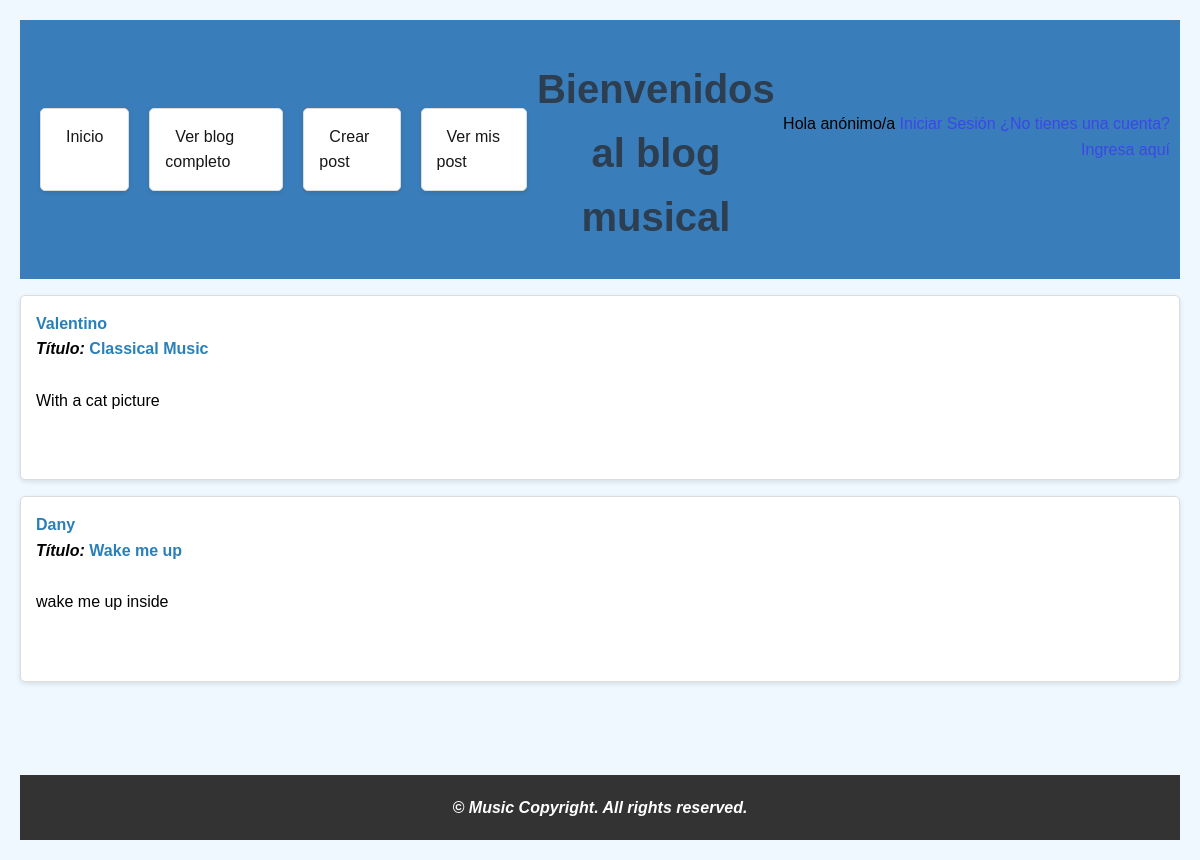
/blog/, run on an earlier commit of the app's database.
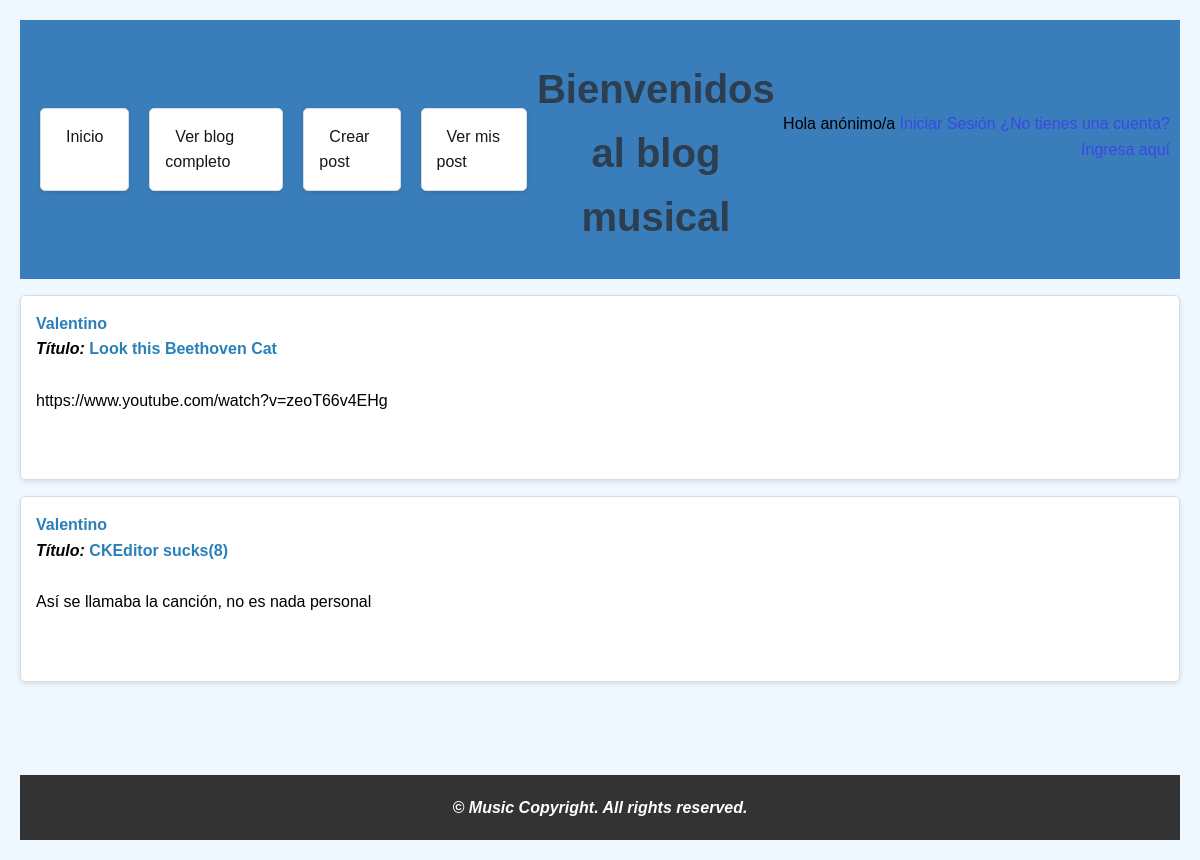
And on a later commit of the database.
### blog/models.py (models this page shows, shortened)
class Blog(models.Model):
    autor = models.ForeignKey(User, on_delete=models.CASCADE)
    titulo = models.CharField(max_length=200)
    texto = RichTextField()

### blog/views.py (the view)
# urls.py: path('blog/', views.VerBlog.as_view(), name='ver_blog'),
class VerBlog(ListView):
    model = Blog
    template_name = 'ver_blog.html'
    def get_queryset(self):
        return Blog.objects.all()

### blog/templates/ver_blog.html (shortened to what this page needs)
{%extends 'base.html'%}
{%block content%}
    {% for blog in object_list %}
    <ul>
        <li>
            <b>{{blog.autor|capfirst}}</b>
            <br><i>Título:</i> <b>{{blog.titulo}}</b>
            <br><br>{{blog.texto|safe}}<br><br><br>
        </li>
    </ul>
    {% endfor %}
{%endblock%}

### blog/templates/base.html (shortened to what this page needs)
<!DOCTYPE html>
<html lang="es">
<head>
    {%load static %}
    <link rel="stylesheet" href="{% static 'blog/styles.css' %}">
</head>
<body>
    <header>
        {% include "navbar.html" %}
        <div class="header-titulo">
            <h1>Bienvenidos al blog musical</h1>
        </div>
        <div class="usuario">
            {% if user.is_authenticated %}
                Hola {{ user.username|capfirst }}<br>
                <a href="{% url 'logout' %}">Cerrar Sesión</a>
            {% else %}
                Hola anónimo/a
                <a href="{% url 'login' %}">Iniciar Sesión</a>
                <a href="{% url 'registro' %}">¿No tienes una cuenta? Ingresa aquí</a>
            {% endif %}
            <br><br>
        </div>
    </header>
    <div class="content">
        {%block content%}{%endblock%}
    </div>
    <br><br><br>
    <footer>
        <i>&copy Music Copyright. All rights reserved.</i>
    </footer>
</body>
</html>

### blog/templates/navbar.html
<nav>
    <ul>
        <li><a href="{%url 'home'%}">Inicio</a></li>
        <li><a href="{%url 'ver_blog'%}">Ver blog completo</a></li>
        <li><a href="{%url 'crear_post'%}">Crear post</a></li>
        <li><a href="{%url 'mis_posts'%}">Ver mis post</a></li>
    </ul>
</nav>

### blog/static/blog/styles.css (style rules this page uses)
header { display: flex; justify-content: space-between; align-items: center; padding: 10px; background-color: rgb(57, 126, 187); }
.header-titulo { flex: 1; text-align: center; }
.usuario { margin-left: auto; text-align: right; }
nav ul { list-style: none; display: flex; justify-content: flex-start; padding: 0; margin: 0; }
nav li { margin: 0 10px; }
nav a { color: #181616; text-decoration: none; padding: 5px 10px; border-radius: 5px; }
body { background-color: #f0f8ff; font-family: Arial, sans-serif; line-height: 1.6; margin: 0; padding: 20px; }
h1 { text-align: center; color: #2c3e50; font-size: 2.5em; margin-bottom: 20px; }
ul { list-style-type: none; padding: 0; }
li { background-color: #ffffff; border: 1px solid #dcdcdc; border-radius: 5px; margin-bottom: 15px; padding: 15px; box-shadow: 0 2px 5px rgba(0, 0, 0, 0.1); }
b { color: #2980b9; }
i { font-weight: bold; }
a { color: #3c47e7; text-decoration: none; transition: color 0.3s; }
footer { text-align: center; padding: 20px; background: #333; color: #ffffff; }

What changed in the data, as far as the page shows it:
removed Blog: autor "Valentino", titulo "Classical Music", texto "With a cat picture"
removed Blog: autor "Dany", titulo "Wake me up", texto "wake me up inside"
added Blog: autor "Valentino", titulo "Look this Beethoven Cat", texto "https://www.youtube.com/watch?v=zeoT66v4EHg"
added Blog: autor "Valentino", titulo "CKEditor sucks(8)", texto "Así se llamaba la canción, no es nada personal"
